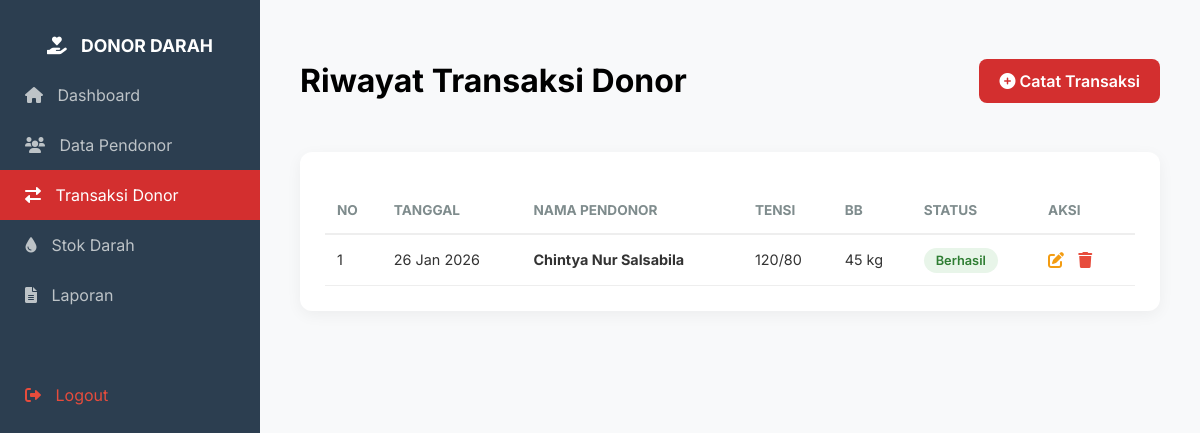
The page /transaksi.php (signed in) on the database its author committed.
### tables this page shows
CREATE TABLE `transaksi` (
  `id_transaksi` int(11) NOT NULL,
  `id_pendonor` int(11) DEFAULT NULL,
  `tgl_transaksi` date DEFAULT NULL,
  `tekanan_darah` varchar(20) DEFAULT NULL,
  `berat_badan` int(11) DEFAULT NULL,
  `status` enum('Berhasil','Gagal') DEFAULT NULL
);

CREATE TABLE `pendonor` (
  `id_pendonor` int(11) NOT NULL,
  `nik` varchar(16) NOT NULL,
  `nama_pendonor` varchar(100) NOT NULL,
  `jenis_kelamin` enum('L','P') DEFAULT NULL,
  `golongan_darah` varchar(5) DEFAULT NULL,
  `alamat` text DEFAULT NULL,
  `no_telp` varchar(20) DEFAULT NULL
);

### transaksi.php (the view, shortened to what this page needs)
<?php
include '../koneksi.php';
?>
<!DOCTYPE html>
<html lang="id">
<head>
    <link rel="stylesheet" href="https://cdnjs.cloudflare.com/ajax/libs/font-awesome/6.0.0/css/all.min.css">
</head>
<body>
    <div class="sidebar">
        <h2 style="text-align:center; font-size: 1.1rem;"><i class="fas fa-hand-holding-heart"></i> DONOR DARAH</h2>
        <a href="index.php"><i class="fas fa-home"></i> Dashboard</a>
        <a href="pendonor.php"><i class="fas fa-users"></i> Data Pendonor</a>
        <a href="transaksi.php" class="active"><i class="fas fa-exchange-alt"></i> Transaksi Donor</a>
        <a href="stok.php"><i class="fas fa-tint"></i> Stok Darah</a>
        <a href="laporan.php"><i class="fas fa-file-alt"></i> Laporan</a>
        <a href="logout.php" style="margin-top:50px; color:#e74c3c;"><i class="fas fa-sign-out-alt"></i> Logout</a>
    </div>
    <div class="main-content">
        <div class="header">
            <h1>Riwayat Transaksi Donor</h1>
            <a href="transaksiAdd.php" class="btn-tambah"><i class="fas fa-plus-circle"></i> Catat Transaksi</a>
        </div>
        <div class="card-table">
            <table>
                <thead>
                    <tr>
                        <th>No</th>
                        <th>Tanggal</th>
                        <th>Nama Pendonor</th>
                        <th>Tensi</th>
                        <th>BB</th>
                        <th>Status</th>
                        <th>Aksi</th>
                    </tr>
                </thead>
                <tbody>
                    <?php
                    $no = 1;
                    $sql = "SELECT t.*, p.nama_pendonor FROM transaksi t
                            JOIN pendonor p ON t.id_pendonor = p.id_pendonor
                            ORDER BY t.id_transaksi DESC";
                    $query = mysqli_query($koneksi, $sql);
                    if ($query && mysqli_num_rows($query) > 0) {
                        while($t = mysqli_fetch_assoc($query)){
                            $statusClass = ($t['status'] == 'Berhasil') ? 'badge-success' : 'badge-danger';
                            ?>
                            <tr>
                                <td><?= $no++; ?></td>
                                <td><?= date('d M Y', strtotime($t['tgl_transaksi'])); ?></td>
                                <td><strong><?= htmlspecialchars($t['nama_pendonor']); ?></strong></td>
                                <td><?= htmlspecialchars($t['tekanan_darah']); ?></td>
                                <td><?= htmlspecialchars($t['berat_badan']); ?> kg</td>
                                <td><span class="badge <?= $statusClass; ?>"><?= htmlspecialchars($t['status']); ?></span></td>
                                <td>
                                    <a href="transaksiEdit.php?id=<?= $t['id_transaksi']; ?>" class="btn-action btn-edit"><i class="fas fa-edit"></i></a>
                                    <a href="transaksiDel.php?id=<?= $t['id_transaksi']; ?>" class="btn-action btn-del" onclick="return confirm('Hapus riwayat ini?')"><i class="fas fa-trash"></i></a>
                                </td>
                            </tr>
                            <?php
                        }
                    } else {
                        echo '<tr><td colspan="7" style="text-align:center; color:#999;">Belum ada transaksi donor.</td></tr>';
                    }
                    ?>
                </tbody>
            </table>
        </div>
    </div>
</body>
</html>

### transaksi.php (style rules this page uses)
:root { --primary-red: #d32f2f; --sidebar-color: #2c3e50; }
body { font-family: 'Inter', sans-serif; background-color: #f8f9fa; margin: 0; display: flex; }
.sidebar { width: 260px; height: 100vh; background: var(--sidebar-color); color: white; position: fixed; padding-top: 20px; }
.sidebar a { display: block; padding: 15px 25px; color: #bdc3c7; text-decoration: none; transition: 0.3s; }
.sidebar a:hover, .sidebar a.active { background: var(--primary-red); color: white; }
.sidebar i { margin-right: 10px; }
.main-content { margin-left: 260px; width: calc(100% - 260px); padding: 40px; }
.header { display: flex; justify-content: space-between; align-items: center; margin-bottom: 30px; }
.card-table { background: white; padding: 25px; border-radius: 12px; box-shadow: 0 4px 15px rgba(0,0,0,0.05); }
table { width: 100%; border-collapse: collapse; margin-top: 10px; }
table th { text-align: left; padding: 15px 12px; border-bottom: 2px solid #eee; color: #7f8c8d; font-size: 0.85rem; text-transform: uppercase; }
table td { padding: 15px 12px; border-bottom: 1px solid #eee; font-size: 0.9rem; color: #333; }
.btn-tambah { background: var(--primary-red); color: white; padding: 12px 20px; text-decoration: none; border-radius: 8px; font-weight: 600; transition: 0.3s; }
.badge { padding: 5px 12px; border-radius: 20px; font-size: 0.8rem; font-weight: 600; }
.badge-success { background: #e8f5e9; color: #2e7d32; }
.btn-action { text-decoration: none; margin-right: 10px; font-size: 1rem; transition: 0.2s; }
.btn-edit { color: #f39c12; }
.btn-del { color: #e74c3c; }

### rows shown on the page
transaksi: tgl_transaksi "26 Jan 2026", id_pendonor.nama_pendonor "Chintya Nur Salsabila", tekanan_darah "120/80", berat_badan "45", status "Berhasil"
